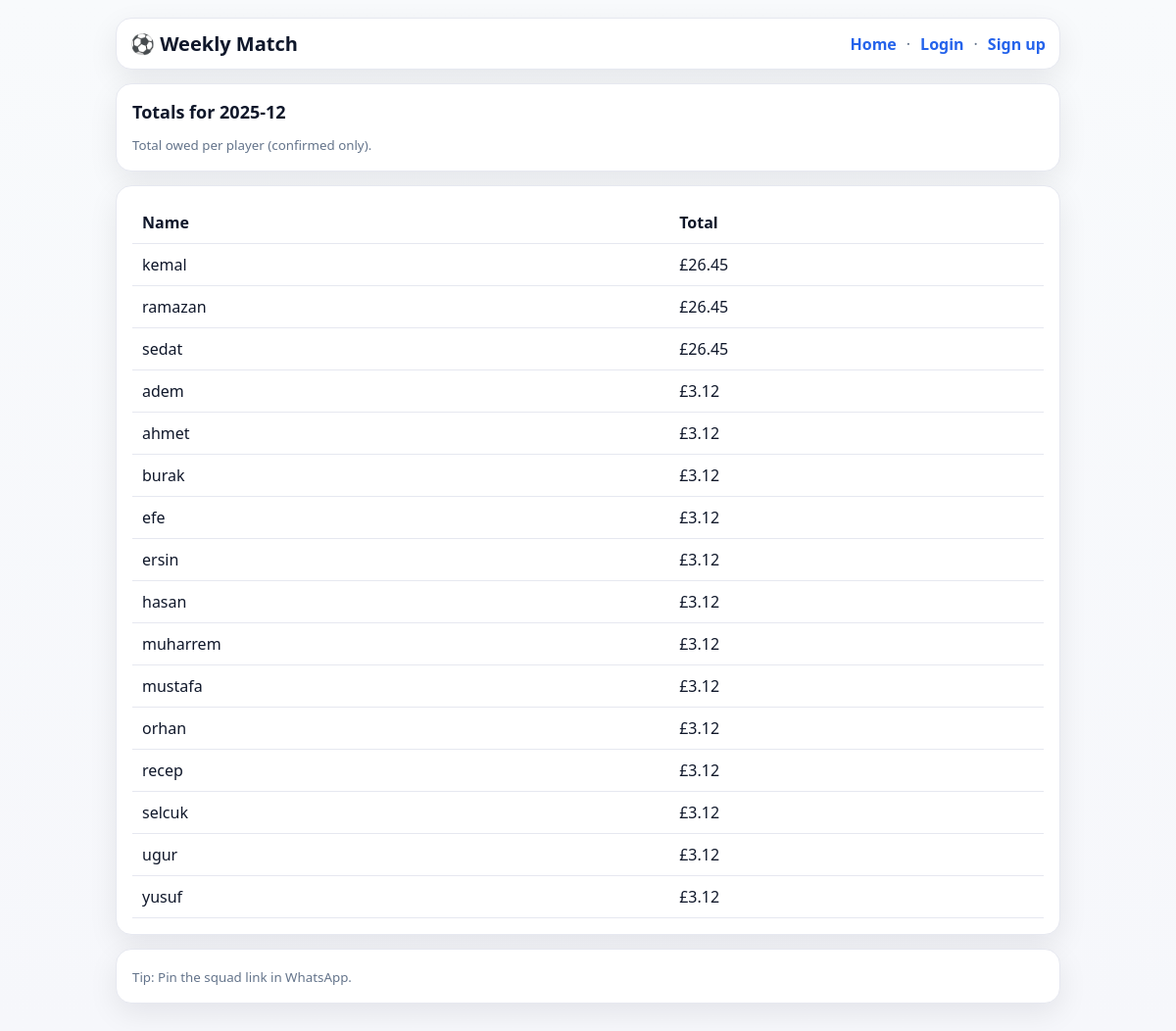
The app's page /month/2025-12, older data.
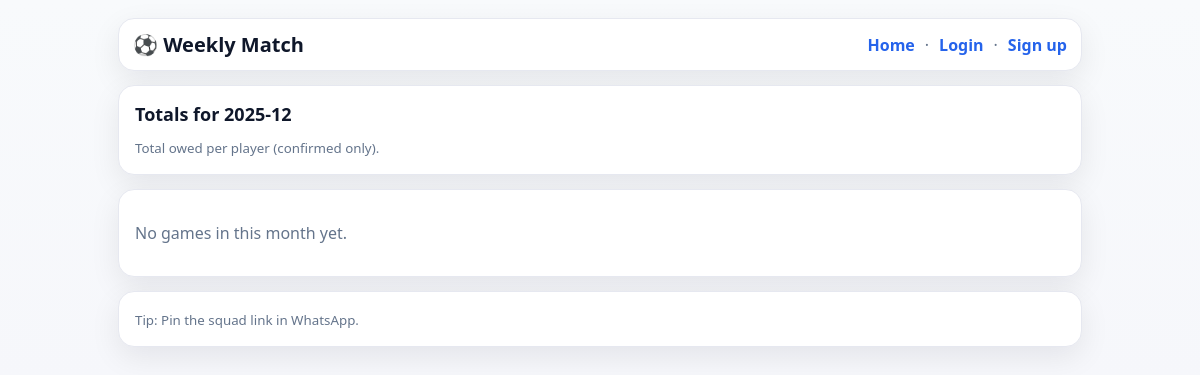
The same page, newer data.
### db.py (models this page shows)
class Signup(Base):
    __tablename__ = "signups"
    id = Column(Integer, primary_key=True)
    match_id = Column(Integer, ForeignKey("matches.id"))
    user_id = Column(Integer, ForeignKey("users.id"), nullable=True)
    name = Column(String, nullable=False)
    token = Column(String, nullable=False)
    status = Column(String, default="confirmed")
    created_at = Column(DateTime, default=datetime.utcnow)
    match = relationship("Match", back_populates="signups")
    __table_args__ = (
        UniqueConstraint("match_id", "name", name="uq_match_name"),
    )

### app.py (the view)
@app.get("/month/{yyyymm}", response_class=HTMLResponse)
def month_totals(request: Request, yyyymm: str):
    db = SessionLocal()
    try:
        user = get_current_user(request)
        sched = get_default_schedule(db)
        start, end = month_window(yyyymm)
        matches = db.query(Match).filter(Match.schedule_id == sched.id).all()
        totals = {}  # name -> pence owed
        for m in matches:
            ws = parse_week_start(m.week_start)
            if not (start <= ws < end):
                continue
            signups = db.query(Signup).filter(Signup.match_id == m.id).all()
            confirmed = [s for s in signups if s.status == "confirmed"]
            cpp = cost_per_player_pence(m.total_cost, len(confirmed))
            for s in confirmed:
                totals[s.name] = totals.get(s.name, 0) + cpp
        items = sorted(totals.items(), key=lambda x: (-x[1], x[0].lower()))
        items_fmt = [(n, pence_to_gbp_str(p)) for n, p in items]
        tpl = templates.get_template("month.html")
        return tpl.render(yyyymm=yyyymm, items=items_fmt, user=user, request_path=request_path(request))
    finally:
        db.close()

### templates/month.html (shortened to what this page needs)
{% extends "base.html" %}
{% block content %}
  <div class="card">
    <div class="h2">Totals for {{yyyymm}}</div>
    <small class="muted">Total owed per player (confirmed only).</small>
  </div>
  <div class="card">
    {% if items %}
      <table>
        <tr><th>Name</th><th>Total</th></tr>
        {% for name, amt in items %}
          <tr><td>{{name}}</td><td>£{{amt}}</td></tr>
        {% endfor %}
      </table>
    {% else %}
      <p class="muted">No games in this month yet.</p>
    {% endif %}
  </div>
{% endblock %}

### templates/base.html (shortened to what this page needs)
<!doctype html>
<html>
<head>
  <link rel="stylesheet" href="/static/app.css">
</head>
<body>
  <div class="container">
    <div class="topbar">
      <div class="brand">⚽ Weekly Match</div>
    <div class="nav">
      <a href="/">Home</a>
      {% if user %}
        <span class="muted">·</span>
        <span class="pill">Hi <b>{{ user.display_name }}</b></span>
        <span class="muted">·</span>
        <a href="/me">My dashboard</a>
        {% if user.is_admin %}
          <span class="muted">·</span>
          <a href="/admin">Admin</a>
        {% endif %}
        <span class="muted">·</span>
        <a href="/logout">Logout</a>
      {% else %}
        <span class="muted">·</span>
        <a href="/login?next={{ request_path }}">Login</a>
        <span class="muted">·</span>
        <a href="/signup?next={{ request_path }}">Sign up</a>
      {% endif %}
    </div>
    </div>
    {% block content %}{% endblock %}
    <div class="card">
      <small class="muted">Tip: Pin the squad link in WhatsApp.</small>
    </div>
  </div>
</body>
</html>

### static/app.css (style rules this page uses)
:root { --bg:#f6f7fb; --card:#ffffff; --border:#e6e8f0; --text:#0f172a; --muted:#64748b; --accent:#2563eb; --accent2:#22c55e; --danger:#ef4444; --shadow: 0 10px 30px rgba(2,8,23,.08); }
* { box-sizing:border-box }
body { margin:0; font-family: ui-sans-serif, system-ui, -apple-system, "Segoe UI", Roboto, Helvetica, Arial; background: linear-gradient(180deg, #f8fafc, var(--bg)); color:var(--text); }
a { color:var(--accent);text-decoration:none;font-weight:650 }
.container { max-width:1000px;margin:0 auto;padding:18px }
.topbar { display:flex;justify-content:space-between;align-items:center;gap:12px; background:var(--card); border:1px solid var(--border); border-radius:16px; padding:12px 14px; box-shadow:var(--shadow); }
.brand { display:flex;align-items:center;gap:10px;font-weight:900;font-size:20px }
.nav { display:flex;align-items:center;gap:10px;flex-wrap:wrap }
.card { background:var(--card); border:1px solid var(--border); border-radius:16px; padding:16px; margin:14px 0; box-shadow:var(--shadow); }
.h2 { font-size:18px;font-weight:900;margin:0 0 10px }
.muted, small { color:var(--muted) }

Row changes from the older to the newer data that the page shows:
removed Signup: name "kemal", amt "26.45"
removed Signup: name "ramazan", amt "26.45"
removed Signup: name "sedat", amt "26.45"
removed Signup: name "adem", amt "3.12"
removed Signup: name "ahmet", amt "3.12"
removed Signup: name "burak", amt "3.12"
removed Signup: name "efe", amt "3.12"
removed Signup: name "ersin", amt "3.12"
removed Signup: name "hasan", amt "3.12"
removed Signup: name "muharrem", amt "3.12"
removed Signup: name "mustafa", amt "3.12"
removed Signup: name "orhan", amt "3.12"
removed Signup: name "recep", amt "3.12"
removed Signup: name "selcuk", amt "3.12"
removed Signup: name "ugur", amt "3.12"
removed Signup: name "yusuf", amt "3.12"
Text that changed along with them:
text no longer shown: "Name Total"
text now shown: "No games in this month yet."
